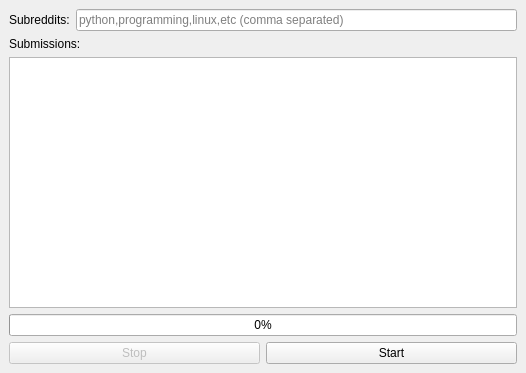
<?xml version="1.0" encoding="UTF-8"?>
<ui version="4.0">
 <class>MainWindow</class>
 <widget class="QMainWindow" name="MainWindow">
  <property name="geometry">
   <rect>
    <x>0</x>
    <y>0</y>
    <width>526</width>
    <height>373</height>
   </rect>
  </property>
  <property name="windowTitle">
   <string>Threading Tutorial - nikolak.com</string>
  </property>
  <widget class="QWidget" name="centralwidget">
   <layout class="QVBoxLayout" name="verticalLayout">
    <item>
     <layout class="QHBoxLayout" name="subreddits_input_layout">
      <item>
       <widget class="QLabel" name="label_subreddits">
        <property name="text">
         <string>Subreddits:</string>
        </property>
       </widget>
      </item>
      <item>
       <widget class="QLineEdit" name="edit_subreddits">
        <property name="placeholderText">
         <string>python,programming,linux,etc (comma separated)</string>
        </property>
       </widget>
      </item>
     </layout>
    </item>
    <item>
     <widget class="QLabel" name="label_submissions_list">
      <property name="text">
       <string>Submissions:</string>
      </property>
     </widget>
    </item>
    <item>
     <widget class="QListWidget" name="list_submissions">
      <property name="batchSize">
       <number>1</number>
      </property>
     </widget>
    </item>
    <item>
     <widget class="QProgressBar" name="progress_bar">
      <property name="value">
       <number>0</number>
      </property>
     </widget>
    </item>
    <item>
     <layout class="QHBoxLayout" name="buttons_layout">
      <item>
       <widget class="QPushButton" name="btn_stop">
        <property name="enabled">
         <bool>false</bool>
        </property>
        <property name="text">
         <string>Stop</string>
        </property>
       </widget>
      </item>
      <item>
       <widget class="QPushButton" name="btn_start">
        <property name="text">
         <string>Start</string>
        </property>
       </widget>
      </item>
     </layout>
    </item>
   </layout>
  </widget>
 </widget>
 <resources/>
 <connections/>
</ui>
